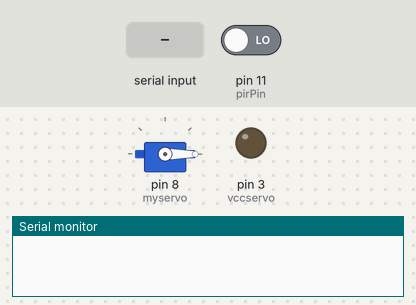
The sketch below on a simulated Arduino Uno, built with avr-gcc and run on an emulated ATmega328P. Shown: servo, output pins drawn as LEDs (lit = HIGH), the last lines printed to the serial monitor. The test bench sets the inputs (shaded band); at power-on: pin 11 (pirPin) LOW. Pins used as bus, display or sensor lines are not drawn.

Above: at 1.2 s.
1.3 s: "2" received over the second serial link
At 1.7 s:
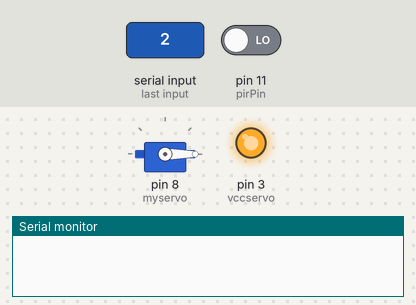
2.9 s: pin 11 (pirPin) driven HIGH
At 5.0 s:
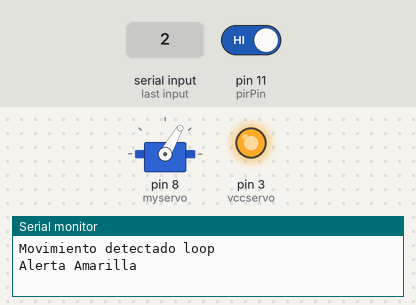
At 6.0 s:
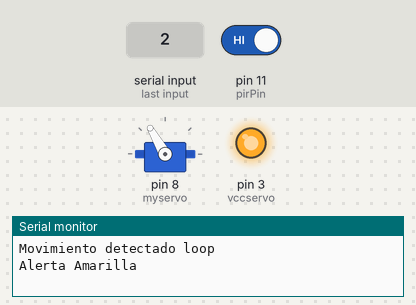
Timing chart, 0 to 15.0 s (numbered marks = the images above; inputs shaded):
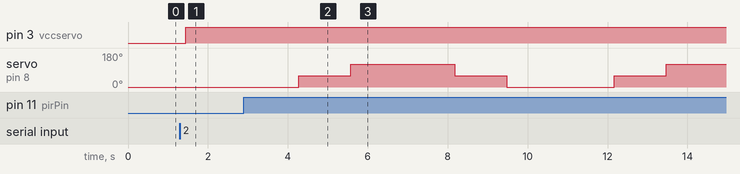

The sketch:

atmega.ino
```cpp
//pines alimentación
#define vccpir 1
#define vccultr 2
#define vccservo 3
#define vccblue 4

//Servo
#include <Servo.h>
Servo myservo;

//Pines a utilizar
//Ultrasonico
#define echoPin 9 // Echo Pin
#define trigPin 10 // Trigger Pin

//PIR
#define pirPin 11

//Bluetooth
#include <SoftwareSerial.h>   // Incluimos la librería  SoftwareSerial
SoftwareSerial BT(12,13);    // Definimos los pines RX y TX del Arduino conectados al Bluetooth

long duration, distance; // Duracion para calcular la distancia
int pirState = LOW; //
int val = 0;                    // variable para leer el estatus del pir
int val2 = 0;
boolean ultrasonic = false ;
boolean preultrasonic=false;
boolean servo = false;
int estado = 0;
int preestado = 0;
int pos = 0;
int busca = 0;

void setup() {
 BT.begin(9600);
 Serial.begin (9600);
 pinMode(trigPin, OUTPUT);
 pinMode(vccultr, OUTPUT);
 pinMode(vccservo, OUTPUT);
 pinMode(vccblue, OUTPUT);
 pinMode(vccpir, OUTPUT);
 pinMode(echoPin, INPUT);
 pinMode(pirPin, INPUT);     // declare sensor as input
 myservo.attach(8);
 myservo.write(0);
}

void pir(){
  val = 0;
  ultrasonic = false;
  delay(300);
  val2 = digitalRead(pirPin);
  if (val2 == HIGH) {            // check if the input is HIGH
    if (pirState == LOW) {
      // we have just turned on
      if (estado == 1){
        preestado = 1;
        estado = 2;
        BT.write(2);
      }
      Serial.println("Movimiento detectado");
      }
      preultrasonic=ultrasonic;
      // We only want to print on the output change, not state
      pirState = HIGH;

  } else {
    if (pirState == HIGH){
      // we have just turned of
      Serial.println("Movimiento finalizado");
      // We only want to print on the output change, not state
      pirState = LOW;
    }
  }
}

void loop() {
   val = digitalRead(pirPin);  // read input value
   if (ultrasonic) digitalWrite(vccultr, HIGH);
   if (servo)digitalWrite(vccservo, HIGH);
   digitalWrite(vccblue, HIGH);
   digitalWrite(vccpir, HIGH);

  if(BT.available())    // Si llega un dato por el puerto BT se envía al monitor serial
  {
    char BluetoothData = (BT.read());
    //Serial.println(BluetoothData);
    if (BluetoothData == '0') {ultrasonic=true;}
    if (BluetoothData == '1') {ultrasonic=false;}
    if (BluetoothData == '2') {servo=true;}
    if (BluetoothData == '3') {servo =false;}
    if (BluetoothData == '4') {
      estado == 0 ? BT.write(3) : BT.write(estado);
      servo ? BT.write(5) : BT.write(6);
      ultrasonic ? BT.write(7) : BT.write(8);
      BT.write(4);
    }
  }

  //Ultrasonico
 if(ultrasonic == true ){
   /* The following trigPin/echoPin cycle is used to determine the
   distance of the nearest object by bouncing soundwaves off of it. */
   digitalWrite(trigPin, LOW);  // Added this line
   delayMicroseconds(2); // Added this line
   digitalWrite(trigPin, HIGH);
   delayMicroseconds(10); // Added this line
   digitalWrite(trigPin, LOW);
   duration = pulseIn(echoPin, HIGH);
   //Calculate the distance (in cm) based on the speed of sound.
   delay(400);
   distance = (duration/2) / 29.1;
   Serial.println(distance);
   if (distance >= 30 || distance <= 10){
     preestado = 0;
     estado = 1;
     BT.write(1);
     preestado = 1;
     pir();
   }
 }

 if (estado == 1){
   if(servo == true && busca <= 2){
     for (pos = 0; pos <= 120; pos += 60){
       myservo.write(pos);
       delay(1000);
       val = 0;
       pir();
     }
      for (pos = 120; pos >= 0; pos -= 60){
       myservo.write(pos);
       delay(1000);
       pir();
     }
   }
   busca +=1;
 }

 if(busca > 160){
   preestado = estado;
   estado = 0;
 }

 //PIR
 delay(90);
  val = digitalRead(pirPin);  // read input value
  if (val == HIGH) {            // check if the input is HIGH
    if (pirState == LOW) {
      // we have just turned on
      if (estado == 1){
        preestado = 1;
        estado = 2;
        BT.write(2);
      }
      Serial.println("Movimiento detectado loop");
      if(estado==0){
        preestado = 0;
        estado = 1;
        preultrasonic=ultrasonic;
        ultrasonic = false;
      }
      // We only want to print on the output change, not state
      pirState = HIGH;
    }
  } else {
    if (pirState == HIGH){
      // we have just turned of
      Serial.println("Movimiento finalizado loop");
      // We only want to print on the output change, not state
      pirState = LOW;
    }
  }

 //bluetooth

    if ((estado==0) && (estado!=preestado)){
      BT.write(3);
      Serial.println("Alerta Verde");
      preestado=0;
      busca = 0;
      ultrasonic = true;
    }
    if ((estado==1) && (estado!=preestado)){
      BT.write(1);
      Serial.println("Alerta Amarilla");
      preestado = 1;
    }
    if ((estado==2) && (estado!=preestado)){
      BT.write(2);
      Serial.println("Alerta Roja");
      preestado=2;
      delay(8000);
      estado=0;
      ultrasonic = preultrasonic;
    }
}
```

Measured:
- after the input at 1.3 s, pin 3 (vccservo): LOW → HIGH after 0.14 s
- after the input at 2.9 s, servo on pin 8 (myservo): 0° → 60° after 1.4 s, → 120° 1.3 s later, → 60° 2.6 s later, → 0° 1.3 s later, … (6 changes in this stretch)
